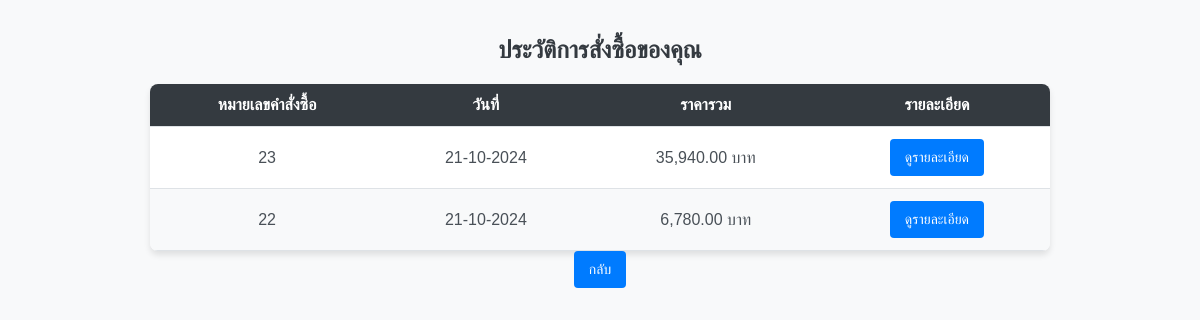
/orderhistoryuser.php (signed in), run on the app's committed database.
### tables this page shows
CREATE TABLE `orders` (
  `oid` int(7) UNSIGNED ZEROFILL NOT NULL,
  `ototal` int(7) NOT NULL,
  `odate` datetime NOT NULL,
  `u_id` int(7) NOT NULL,
  `username` varchar(255) NOT NULL,
  `address` text NOT NULL
);

### orderhistoryuser.php (the view, shortened to what this page needs)
<?php
include_once("connectdb.php");
$username = $_SESSION['username'];
$sql_user_check = "SELECT u_id FROM userdb WHERE username = ?";
$stmt_user_check = $conn->prepare($sql_user_check);
$stmt_user_check->bind_param("s", $username);
$stmt_user_check->execute();
$result_user_check = $stmt_user_check->get_result();
if ($result_user_check->num_rows == 0) {
    die("User not found in the system.");
} else {
    $user_data = $result_user_check->fetch_assoc();
    $u_id = $user_data['u_id'];
}
$sql_orders = "SELECT o.oid, o.odate, o.ototal FROM orders AS o WHERE o.u_id = ? ORDER BY o.oid DESC";
$stmt_orders = $conn->prepare($sql_orders);
$stmt_orders->bind_param("i", $u_id);
$stmt_orders->execute();
$rs_orders = $stmt_orders->get_result();
?>
<!doctype html>
<html lang="th">
<head>
</head>
<body>
<h1>ประวัติการสั่งซื้อของคุณ</h1>
<table>
    <thead>
        <tr>
            <th>หมายเลขคำสั่งซื้อ</th>
            <th>วันที่</th>
            <th>ราคารวม</th>
            <th>รายละเอียด</th>
        </tr>
    </thead>
    <tbody>
        <?php if ($rs_orders->num_rows > 0): ?>
            <?php while ($order = $rs_orders->fetch_assoc()): ?>
                <tr>
                    <td><?php echo htmlspecialchars($order['oid']); ?></td>
                    <td><?php echo date('d-m-Y', strtotime($order['odate'])); ?></td>
                    <td><?php echo number_format($order['ototal'], 2); ?> บาท</td>
                    <td>
                        <a href="orderdetail.php?a=<?php echo $order['oid']; ?>" class="btn">ดูรายละเอียด</a>
                    </td>
                </tr>
            <?php endwhile; ?>
        <?php else: ?>
            <tr>
                <td colspan="4" class="no-data">ไม่มีประวัติการสั่งซื้อ</td>
            </tr>
        <?php endif; ?>
    </tbody>
</table>
<div style="text-align: center;">
    <a href="home.php" class="btn">กลับ</a>
</div>
</body>
</html>

### orderhistoryuser.php (style rules this page uses)
body { font-family: 'Prompt', sans-serif; background-color: #f8f9fa; margin: 0; padding: 20px; }
h1 { color: #343a40; text-align: center; margin-bottom: 20px; font-size: 24px; }
table { width: 100%; max-width: 900px; margin: 0 auto; border-collapse: collapse; background-color: #fff; border-radius: 8px; overflow: hidden; box-shadow: 0 4px 6px rgba(0, 0, 0, 0.1); }
th, td { padding: 12px 15px; text-align: center; border-bottom: 1px solid #dee2e6; }
th { background-color: #343a40; color: #fff; font-weight: 600; }
td { color: #495057; }
tr:nth-child(even) { background-color: #f8f9fa; }
.btn { display: inline-block; padding: 10px 15px; font-size: 14px; color: #fff; background-color: #007bff; border: none; border-radius: 4px; text-decoration: none; cursor: pointer; }

### data on the page
orders: oid "23", odate "21-10-2024", ototal "35,940.00"
orders: oid "22", odate "21-10-2024", ototal "6,780.00"
